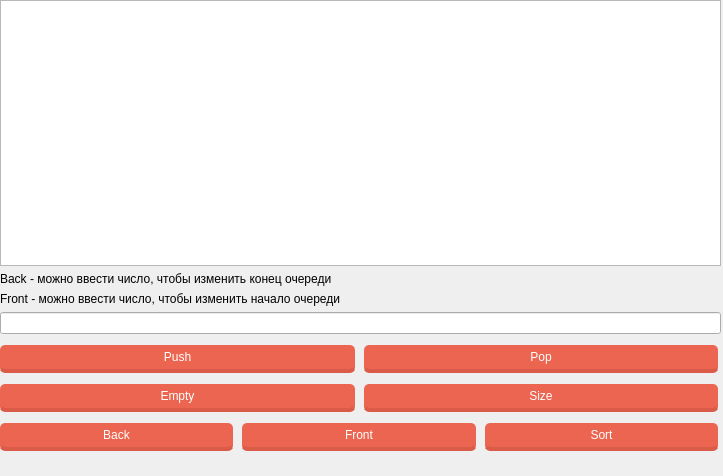
<?xml version="1.0" encoding="UTF-8"?>
<ui version="4.0">
 <class>MainWindow</class>
 <widget class="QMainWindow" name="MainWindow">
  <property name="geometry">
   <rect>
    <x>0</x>
    <y>0</y>
    <width>723</width>
    <height>476</height>
   </rect>
  </property>
  <property name="windowTitle">
   <string>MainWindow</string>
  </property>
  <widget class="QWidget" name="centralwidget">
   <widget class="QWidget" name="layoutWidget">
    <property name="geometry">
     <rect>
      <x>0</x>
      <y>0</y>
      <width>721</width>
      <height>451</height>
     </rect>
    </property>
    <layout class="QVBoxLayout" name="verticalLayout_7">
     <item>
      <layout class="QVBoxLayout" name="verticalLayout_4">
       <item>
        <layout class="QHBoxLayout" name="horizontalLayout_5"/>
       </item>
       <item>
        <layout class="QVBoxLayout" name="verticalLayout_5">
         <item>
          <widget class="QTextBrowser" name="output_2"/>
         </item>
        </layout>
       </item>
       <item>
        <widget class="QLabel" name="label">
         <property name="text">
          <string>Back - можно ввести число, чтобы изменить конец очереди</string>
         </property>
        </widget>
       </item>
       <item>
        <widget class="QLabel" name="label_2">
         <property name="text">
          <string>Front - можно ввести число, чтобы изменить начало очереди</string>
         </property>
        </widget>
       </item>
      </layout>
     </item>
     <item>
      <widget class="QLineEdit" name="pushLine"/>
     </item>
     <item>
      <layout class="QHBoxLayout" name="horizontalLayout_8">
       <item>
        <widget class="QPushButton" name="push">
         <property name="styleSheet">
          <string notr="true">float: rigth;
margin-right: 3%;
margin-top: 5px;
border-radius: 5px;
-moz-border-radius: 5px;
-webkit-border-radius: 5px;
padding: 5px 9px;
font-size: 1.2em;
background-color: rgba(236, 101, 80, 1);
text-shadow: #4545545 0 0 2px;
border-bottom: 4px solid rgba(217, 91, 72, 1);
color: white;
font-family: 'Roboto Slab', serif;</string>
         </property>
         <property name="text">
          <string>Push</string>
         </property>
        </widget>
       </item>
       <item>
        <widget class="QPushButton" name="pop">
         <property name="styleSheet">
          <string notr="true">float: rigth;
margin-right: 3%;
margin-top: 5px;
border-radius: 5px;
-moz-border-radius: 5px;
-webkit-border-radius: 5px;
padding: 5px 9px;
font-size: 1.2em;
background-color: rgba(236, 101, 80, 1);
text-shadow: #4545545 0 0 2px;
border-bottom: 4px solid rgba(217, 91, 72, 1);
color: white;
font-family: 'Roboto Slab', serif;</string>
         </property>
         <property name="text">
          <string>Pop</string>
         </property>
        </widget>
       </item>
      </layout>
     </item>
     <item>
      <layout class="QVBoxLayout" name="verticalLayout_6">
       <item>
        <layout class="QHBoxLayout" name="horizontalLayout_6">
         <item>
          <widget class="QPushButton" name="empty">
           <property name="styleSheet">
            <string notr="true">float: rigth;
margin-right: 3%;
margin-top: 5px;
border-radius: 5px;
-moz-border-radius: 5px;
-webkit-border-radius: 5px;
padding: 5px 9px;
font-size: 1.2em;
background-color: rgba(236, 101, 80, 1);
text-shadow: #4545545 0 0 2px;
border-bottom: 4px solid rgba(217, 91, 72, 1);
color: white;
font-family: 'Roboto Slab', serif;</string>
           </property>
           <property name="text">
            <string>Empty</string>
           </property>
          </widget>
         </item>
         <item>
          <widget class="QPushButton" name="size">
           <property name="styleSheet">
            <string notr="true">float: rigth;
margin-right: 3%;
margin-top: 5px;
border-radius: 5px;
-moz-border-radius: 5px;
-webkit-border-radius: 5px;
padding: 5px 9px;
font-size: 1.2em;
background-color: rgba(236, 101, 80, 1);
text-shadow: #4545545 0 0 2px;
border-bottom: 4px solid rgba(217, 91, 72, 1);
color: white;
font-family: 'Roboto Slab', serif;</string>
           </property>
           <property name="text">
            <string>Size</string>
           </property>
          </widget>
         </item>
        </layout>
       </item>
       <item>
        <layout class="QHBoxLayout" name="horizontalLayout_7">
         <item>
          <widget class="QPushButton" name="erase">
           <property name="styleSheet">
            <string notr="true">float: rigth;
margin-right: 3%;
margin-top: 5px;
border-radius: 5px;
-moz-border-radius: 5px;
-webkit-border-radius: 5px;
padding: 5px 9px;
font-size: 1.2em;
background-color: rgba(236, 101, 80, 1);
text-shadow: #4545545 0 0 2px;
border-bottom: 4px solid rgba(217, 91, 72, 1);
color: white;
font-family: 'Roboto Slab', serif;</string>
           </property>
           <property name="text">
            <string>Back</string>
           </property>
          </widget>
         </item>
         <item>
          <widget class="QPushButton" name="capacity">
           <property name="styleSheet">
            <string notr="true">float: rigth;
margin-right: 3%;
margin-top: 5px;
border-radius: 5px;
-moz-border-radius: 5px;
-webkit-border-radius: 5px;
padding: 5px 9px;
font-size: 1.2em;
background-color: rgba(236, 101, 80, 1);
text-shadow: #4545545 0 0 2px;
border-bottom: 4px solid rgba(217, 91, 72, 1);
color: white;
font-family: 'Roboto Slab', serif;</string>
           </property>
           <property name="text">
            <string>Front</string>
           </property>
          </widget>
         </item>
         <item>
          <widget class="QPushButton" name="capacity_2">
           <property name="styleSheet">
            <string notr="true">float: rigth;
margin-right: 3%;
margin-top: 5px;
border-radius: 5px;
-moz-border-radius: 5px;
-webkit-border-radius: 5px;
padding: 5px 9px;
font-size: 1.2em;
background-color: rgba(236, 101, 80, 1);
text-shadow: #4545545 0 0 2px;
border-bottom: 4px solid rgba(217, 91, 72, 1);
color: white;
font-family: 'Roboto Slab', serif;</string>
           </property>
           <property name="text">
            <string>Sort</string>
           </property>
          </widget>
         </item>
        </layout>
       </item>
      </layout>
     </item>
     <item>
      <layout class="QHBoxLayout" name="horizontalLayout_2"/>
     </item>
    </layout>
   </widget>
  </widget>
  <widget class="QMenuBar" name="menubar">
   <property name="geometry">
    <rect>
     <x>0</x>
     <y>0</y>
     <width>723</width>
     <height>26</height>
    </rect>
   </property>
  </widget>
 </widget>
 <resources/>
 <connections/>
</ui>
